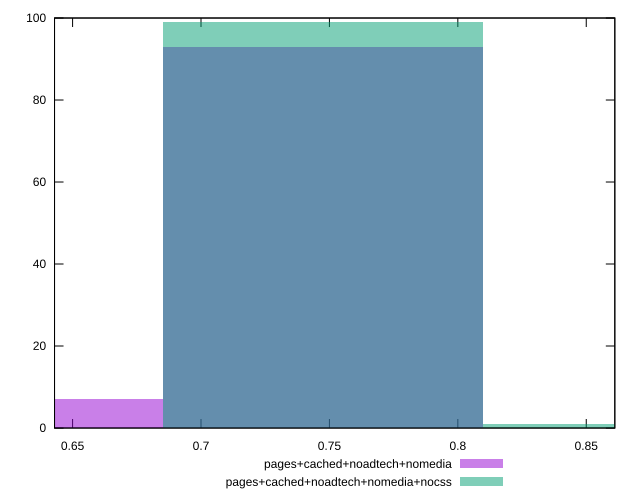

Generate this figure with gnuplot:
reset

$pagesCachedNoadtechNomedia <<EOF
0.6228018992793118 7
0.7473622791351743 93
EOF

$pagesCachedNoadtechNomediaNocss <<EOF
0.8719226589910367 1
0.7473622791351743 99
EOF

set key outside below
set boxwidth 0.12456037985586238
set xrange [0.6429693926406006:0.8611241620197769]
set yrange [0:100]
set trange [0:100]
set style fill transparent solid 0.5 noborder
set terminal svg size 640, 500 enhanced background rgb 'white'
set output "report_00018_2021-02-10T15-25-16.877Z/meta/pScore/comparison/histogram/3_vs_4.svg"

plot $pagesCachedNoadtechNomedia title "pages+cached+noadtech+nomedia" with boxes, \
     $pagesCachedNoadtechNomediaNocss title "pages+cached+noadtech+nomedia+nocss" with boxes

reset
